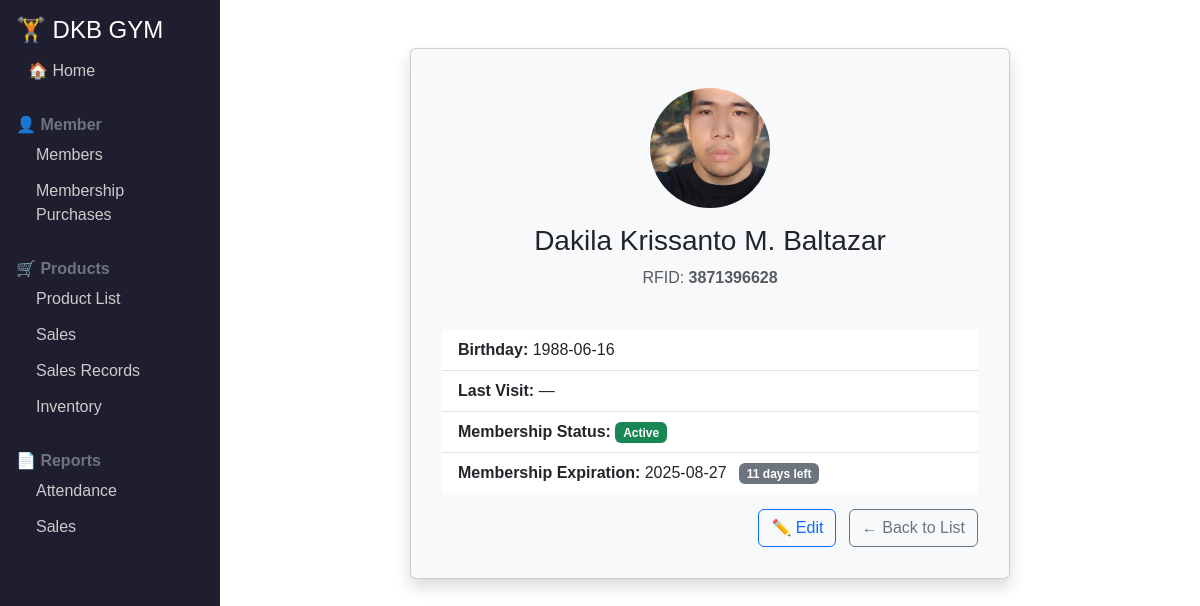
The page /view_member/3871396628 on the database its author committed.
### tables this page shows
CREATE TABLE members (
        rfid TEXT PRIMARY KEY,
        first_name TEXT NOT NULL,
        middle_name TEXT,
        last_name TEXT NOT NULL,
        birthday TEXT NOT NULL,
        last_visit TEXT,
        membership_expiration TEXT,
        membership_status TEXT,
        picture TEXT
    );

### app.py (the view)
@app.route('/view_member/<rfid>')
def view_member(rfid):
    m = get_db().execute('SELECT * FROM members WHERE rfid = ?', (rfid,)).fetchone()
    return render_template('view_member.html', m=m)

### app.py (called while the page is built)
def get_db():
    if 'db' not in g:
        g.db = sqlite3.connect(DB)
        g.db.row_factory = sqlite3.Row
    return g.db

@app.template_filter('to_date')
def to_date(val):
    if isinstance(val, str):
        return datetime.fromisoformat(val).date()
    elif isinstance(val, datetime):
        return val.date()
    elif isinstance(val, date):
        return val
    return date.today()

@app.template_filter('days_left')
def days_left(exp):
    d = to_date(exp)
    return max((d - date.today()).days, 0)

### templates/view_member.html (shortened to what this page needs)
{% extends 'base.html' %}
{% block content %}
<div class="card mx-auto my-4 shadow" style="max-width: 600px;">
  <div class="text-center p-4 bg-light">
    {% if m.picture %}
      <img src="{{ url_for('uploaded_file', filename=m.picture) }}"
           class="rounded-circle mb-2" style="width: 120px; height: 120px; object-fit: cover;" alt="Profile Photo">
    {% else %}
      <div class="bg-secondary rounded-circle mb-2" style="width: 120px; height: 120px;"></div>
    {% endif %}
    <h3 class="mt-2">{{ m.first_name }} {{ m.middle_name or '' }} {{ m.last_name }}</h3>
    <p class="text-muted mb-0">RFID: <strong>{{ m.rfid }}</strong></p>
  </div>
  <div class="card-body">
    <ul class="list-group list-group-flush mb-3">
      <li class="list-group-item"><strong>Birthday:</strong> {{ m.birthday }}</li>
      <li class="list-group-item"><strong>Last Visit:</strong> {{ m.last_visit or '—' }}</li>
      <li class="list-group-item"><strong>Membership Status:</strong>
        <span class="badge bg-{{ 'success' if m.membership_status=='Active' else 'warning' if m.membership_status=='Pending' else 'danger' }}">
          {{ m.membership_status }}
        </span>
      </li>
      <li class="list-group-item"><strong>Membership Expiration:</strong> {{ m.membership_expiration or '—' }}
        <span class="ms-2 badge bg-secondary">{{ m.membership_expiration | days_left }} days left</span>
      </li>
    </ul>
    <div class="text-end">
      <a href="{{ url_for('edit_member', rfid=m.rfid) }}" class="btn btn-outline-primary me-2">✏️ Edit</a>
      <a href="{{ url_for('members') }}" class="btn btn-outline-secondary">← Back to List</a>
    </div>
  </div>
</div>
{% endblock %}

### static/style.css (style rules this page uses)
body { font-family: Arial, sans-serif; }
.card { background: #f8f9fa; margin-bottom: 15px; padding: 15px; border-radius: 6px; }

### rows shown on the page
members: picture (picture), first_name "Dakila Krissanto", middle_name "M.", last_name "Baltazar", rfid "3871396628", birthday "1988-06-16", membership_status "Active", membership_expiration "2025-08-27", membership_expiration|days_left "11"

### other values the page prints
{{ m.last_visit or '—' }} "—"
